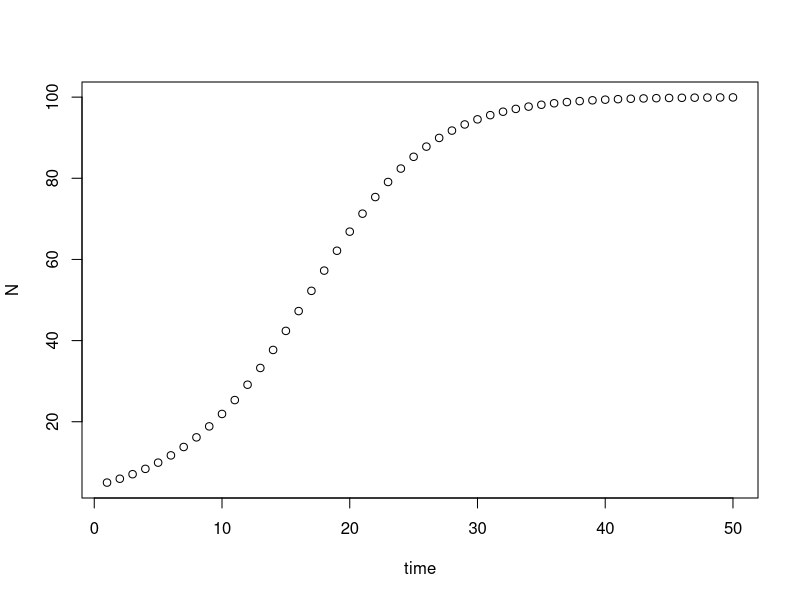

The R source for this figure: (Note: this script raises an error after producing the figure.)
# Zoo955 HW 9 Ian Hart & Riley Book
require(ggplot2); require(car)


r = 0.2
K = 100
time = seq(1, 50)
N=array(dim=c(length(time), 1)); N[1]=5

for(i in 2:length(time)){
  N[i] = N[i-1] + r*N[i-1]*(1-N[i-1]/K)
}

#Q1
plot(time, N)

#Q2

m1 = nls(N~time)
